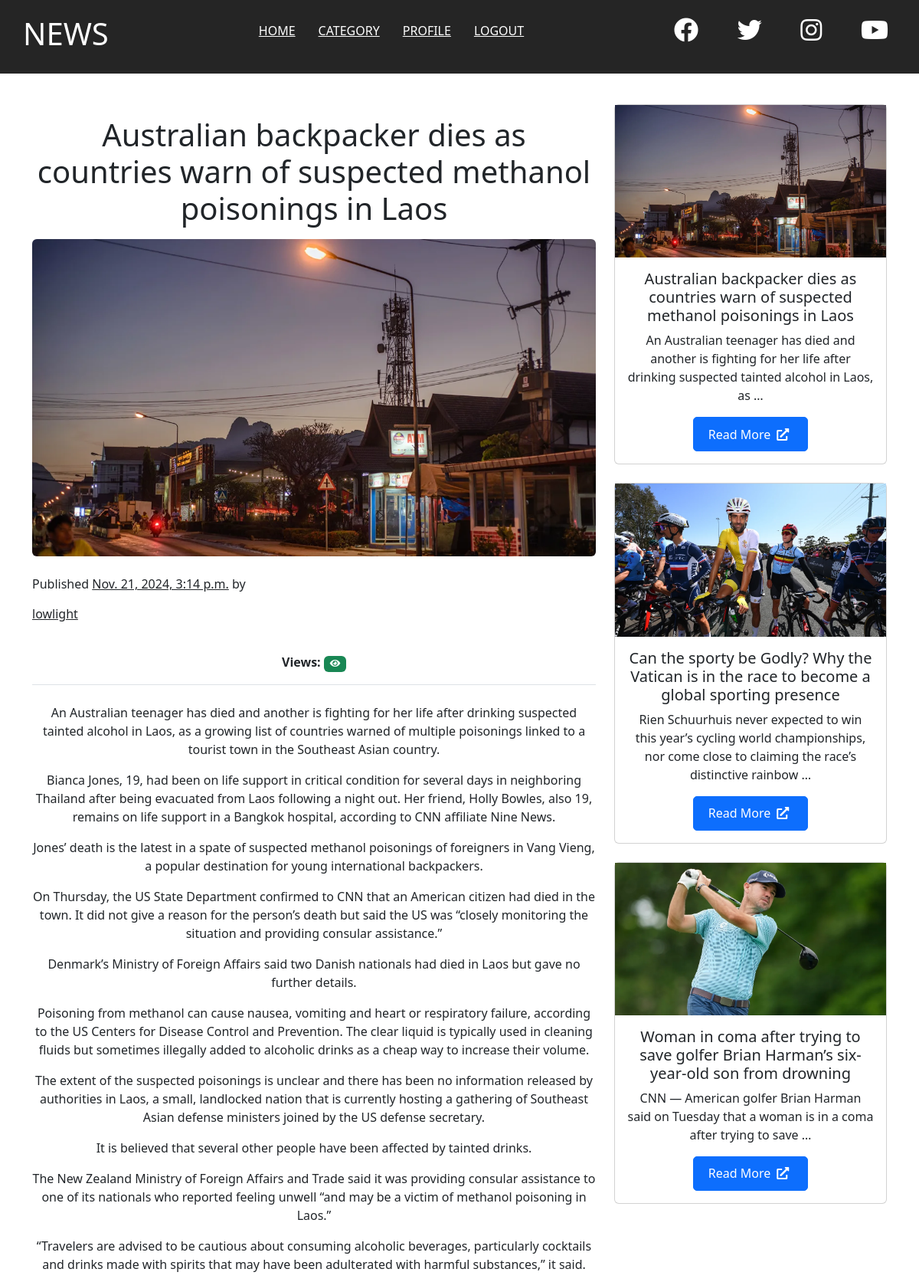
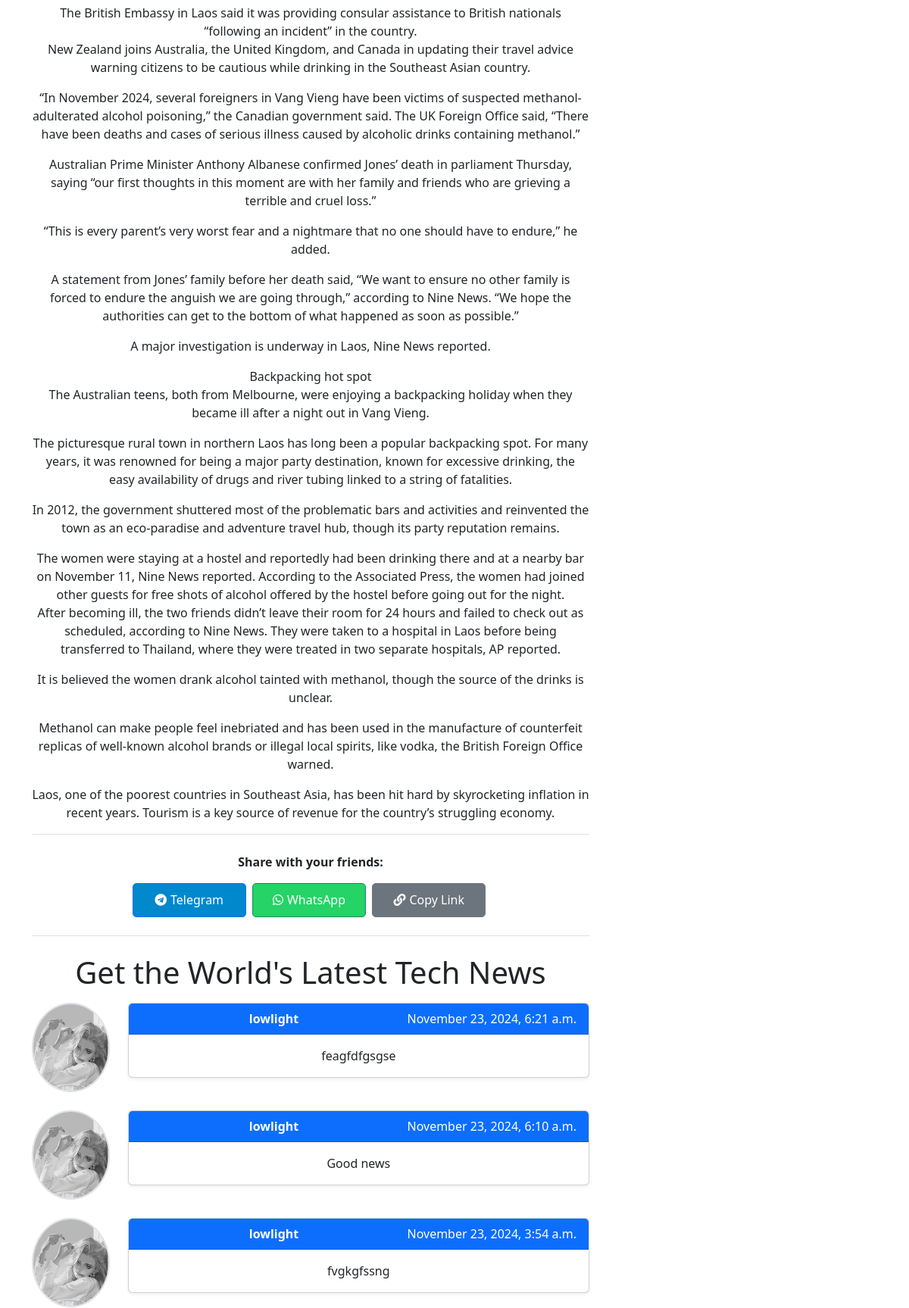
Screenshot of /news/7/ (signed in, upper part) with the database file from the repository (2 pictures, top to bottom).
### news/models.py (models this page shows, shortened)
class News(models.Model):
    class Status(models.TextChoices):
        DRAFT = 'DF','Draft'
        PUBLISHED = 'PB','Published'
    author = models.ForeignKey(settings.AUTH_USER_MODEL,on_delete=models.CASCADE,related_name='news_post')
    category = models.ForeignKey(Category,related_name='news',on_delete=models.CASCADE)
    title = models.CharField(max_length=255)
    slug = models.SlugField(max_length=255)
    text = models.TextField()
    publish = models.DateTimeField(default=timezone.now)
    created = models.DateTimeField(auto_now_add=True)
    updated = models.DateTimeField(auto_now=True)
    status = models.CharField(max_length=2,choices=Status.choices,default=Status.DRAFT)
    objects = models.Manager()
    published = PublishedManager()
    class Meta:
        ordering = ['-publish']
        indexes = [
            models.Index(fields=['id','slug']),
            models.Index(fields=['title']),
            models.Index(fields=['-publish']),
        ]

class NewsAttachment(models.Model):
    news = models.ForeignKey(News, related_name='attachments', on_delete=models.CASCADE)
    photo = models.ImageField(upload_to="user/%Y/%m/%d/",blank=True)
    caption = models.CharField(max_length=255, blank=True, null=True)

class Comment(models.Model):
    news = models.ForeignKey(News,on_delete=models.CASCADE,related_name='comments')
    author = models.ForeignKey(settings.AUTH_USER_MODEL,on_delete=models.CASCADE,related_name='author_comments')
    body = models.TextField()
    created = models.DateTimeField(auto_now_add=True)
    updated = models.DateTimeField(auto_now=True)
    active = models.BooleanField(default=True)
    class Meta:
        ordering = ['-created']
        indexes = [
            models.Index(fields=['created']),
            models.Index(fields=['active']),
        ]

### account/models.py (models this page shows, shortened)
class Profile(models.Model):
    user = models.OneToOneField(settings.AUTH_USER_MODEL,on_delete=models.CASCADE)
    date_of_birth = models.DateField(blank=True,null=True)
    created = models.DateTimeField(auto_now_add=True)
    updated = models.DateTimeField(auto_now=True)
    photo = models.ImageField(upload_to="user/%Y/%m/%d/",blank=True)

### news/views.py (the view)
# urls.py: path('<int:id>/', views.news_detail, name='news_detail'),
@login_required
def news_detail(request, id):
    latest_news = News.published.prefetch_related('attachments').all()[:3]
    news = get_object_or_404(News, id=id, status=News.Status.PUBLISHED)
    comments = news.comments.filter(active=True)
    form = CommentForm()
    user_key = f"user:{request.user.id}" if request.user.is_authenticated else f"anon:{request.session.session_key}"
    news_views_key = f"news:{id}:views"
    r.sadd(news_views_key, user_key)
    views = r.scard(news_views_key)
    return render(request, 'news/detail.html', {'news': news, 'comments': comments, 'form': form,'latest_news':latest_news,'views':views})

### news/models.py (called while the page is built)
    def get_queryset(self) -> models.QuerySet:
        return super().get_queryset().filter(status=News.Status.PUBLISHED)

### news/templates/news/detail.html (shortened to what this page needs)
{% extends "news/base.html" %}
{% block content %}
{% load bootstrap5 %}
{% bootstrap_css %}
<link rel="stylesheet" href="https://cdnjs.cloudflare.com/ajax/libs/font-awesome/5.15.4/css/all.min.css">
<p style="color:white">
</p>
<main class="center">
    <div class="container">
      <div class="row">
        <div class="col-md-8 mb-4">
          <section class="border-bottom mb-4">
            <p>
                <h1>{{ news.title }}</h1>
            </p>
            {% with news.attachments.first as attachment %}
            {% if attachment and attachment.photo %}
            <img src="{{ attachment.photo.url }}" class="img-fluid shadow-1-strong rounded mb-4"
            alt="{{ attachment.caption }}" />
            {%endif%}
            {%endwith%}
            <div class="row align-items-center mb-4">
              <div class="col-lg-6 text-center text-lg-start mb-3 m-lg-0">
                <span> Published <u>{{news.publish}}</u> by</span>
                <a href="" class="text-dark">{{news.author}}</a>
              </div>
            </div>
            <p><strong>Views:</strong>
              <span class="badge bg-success">
                  <i class="fas fa-eye"></i> {{ views }}
              </span>
           </p>
          </section>
          <section>
            <p>
                {{ news.text|linebreaks }}
            </p>
          </section>
          <section class="text-center border-top border-bottom py-4 mb-4">
            <p><strong>Share with your friends:</strong></p>
            <a
              href="https://t.me/share/url?url={{ request.build_absolute_uri|urlencode }}"
              class="btn btn-primary me-1"
              target="_blank"
              style="background-color: #0088cc;">
              <i class="fab fa-telegram"></i> Telegram
            </a>
            <a
              href="https://api.whatsapp.com/send?text={{ news.title|urlencode }}%20{{ request.build_absolute_uri|urlencode }}"
              class="btn btn-success me-1"
              target="_blank"
              style="background-color: #25d366;">
              <i class="fab fa-whatsapp"></i> WhatsApp
            </a>
            <button
              class="btn btn-secondary me-1"
              id="copyLinkButton"
              data-url="{{ request.build_absolute_uri }}"
              style="background-color: #6c757d;">
              <i class="fas fa-link"></i> Copy Link
            </button>
        </section>
          <section class="border-bottom mb-3">
            <p class="text-center display-6"><strong>Get the World's Latest Tech News</strong></p>
            {% if comments %}
                {% for comment in comments %}
                <div class="row mb-4">
                    <div class="col-2">
                        <img src="{{ comment.author.profile.photo.url }}"
                             class="img-fluid shadow-1-strong rounded-circle border border-2"
                             alt="Avatar" />
                    </div>
                    <div class="col-10">
                        <div class="card shadow-sm">
                            <div class="card-header bg-primary text-white">
                                <strong>{{ comment.author }}</strong>
                                <span class="float-end">{{ comment.created|date:"F j, Y, g:i a" }}</span>
                            </div>
                            <div class="card-body">
                                <p class="card-text">{{ comment.body }}</p>
                            </div>
                        </div>
                    </div>
                </div>
                {% endfor %}
            {% else %}
                <p class="text-center text-muted">No comments yet. Be the first to leave a reply!</p>
            {% endif %}
        </section>
      </div>
        <div class="col-md-4 mb-4">
          <section class="text-center" style="top: 80px;">
            {% for news in latest_news %}
              <div class="card mb-4">
                {% with news.attachments.first as attachment %}
                {% if attachment and attachment.photo %}
                  <div class="bg-image hover-overlay" data-mdb-ripple-init>
                    <img
                      src="{{ attachment.photo.url }}"
                      class="img-fluid" alt="Tengrinews Image"
                      style="max-height: 200px; object-fit: cover; width: 100%;" />
                  </div>
                {% endif %}
                {% endwith %}
                <div class="card-body">
                  <h5 class="card-title">{{ news.title }}</h5>
                  <p class="card-text">{{ news.text|truncatewords:20 }}</p>
                  <a href="{% url 'news:news_detail' news.id %}" target="_blank"
                     class="btn btn-primary">
                    Read More<i class="fas fa-external-link-alt ms-2"></i>
                  </a>
                </div>
              </div>
            {% endfor %}
          </section>
        </div>
      </div>
    </div>
  </main>
{% endblock %}

### news/static/css/basic.css (style rules this page uses)
* { box-sizing: border-box; padding: 0; margin: 0; }
:root { --heading: 'Montserrat', sans-serif; }
body { font-family: 'Raleway', sans-serif; background: #fff; }
img { width: 100%; }
a { text-decoration: none; color: #000; }
main a { padding: 15px 0; display: block; transition: all 0.5s; }
main span { transition: padding-left 0.5s; }
@media (min-width: 992px) { main { display: grid; grid-template-columns: repeat(2, 1fr); } }

### news/templates/news/detail.html (style rules this page uses)
.center { display: flex; justify-content: center; align-items: center; min-height: 100vh; text-align: center; flex-direction: column; }
.btn { display: inline-flex; align-items: center; justify-content: center; width: 150px; height: 45px; font-size: 16px; padding: 5px 10px; border-radius: 5px; }
.btn i { margin-right: 5px; }

### rows the page displays
News: title "Australian backpacker dies as countries warn of suspected methanol poisonings in Laos", publish "Nov. 21, 2024, 3:14 p.m.", author "lowlight", text "An Australian teenager has died and another is fighting for her life after drinking suspected tainted alcohol in Laos, as a growing list of countries warned of multiple poisonings linked to a tourist town in the Southeast Asian country. Bianca Jones, 19, had been on life support in critical condition for several days in neighboring Thailand after being evacuated from Laos following a night out. Her friend, Holly Bowles, also 19, remains on life support in a Bangkok hospital, according to CNN affiliate Nine News. Jones’ death is the latest in a spate of suspected methanol poisonings of foreigners in Vang Vieng, a popular destination for young international backpackers. On Thursday, the US…", attachments.first.photo (picture), text "An Australian teenager has died and another is fighting for her life after drinking suspected tainted alcohol in Laos, as …"
NewsAttachment: photo (picture)
Comment: author.profile.photo (picture), author "lowlight", created "November 23, 2024, 6:21 a.m.", body "feagfdfgsgse"
Comment: author.profile.photo (picture), author "lowlight", created "November 23, 2024, 6:10 a.m.", body "Good news"
Comment: author.profile.photo (picture), author "lowlight", created "November 23, 2024, 3:54 a.m.", body "fvgkgfssng"
News: attachments.first.photo (picture), title "Can the sporty be Godly? Why the Vatican is in the race to become a global sporting presence", text "Rien Schuurhuis never expected to win this year’s cycling world championships, nor come close to claiming the race’s distinctive rainbow …"
News: attachments.first.photo (picture), title "Woman in coma after trying to save golfer Brian Harman’s six-year-old son from drowning", text "CNN — American golfer Brian Harman said on Tuesday that a woman is in a coma after trying to save …"
